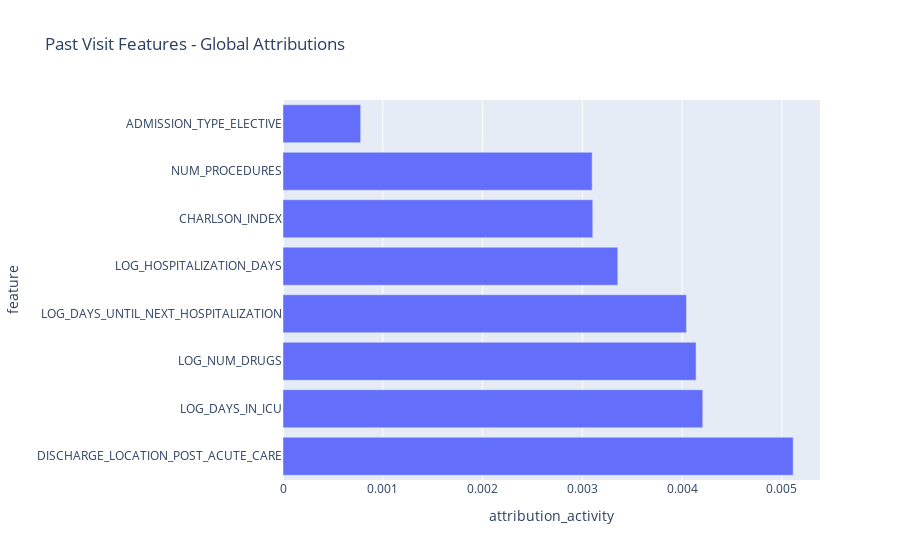

This figure's notebook cell:
### Code cell
from recurrent_health_events_prediction.training.utils_deep_learning import (
    plot_feature_attributions,
)

plot_feature_attributions(
    past_attr_df,
    title="Past Visit Features - Global Attributions",
    feature_col="feature",
    attr_col="attribution_activity",
    top_k=10,
)

### Figure 1 — Plotly figure (JSON) as saved in the notebook; plotly's stock layout.template omitted (floating-point values rounded to 4 significant figures)
{"data": [{"hovertemplate": "attribution_activity=%{x}<br>feature=%{y}<extra></extra>", "legendgroup": "", "marker": {"color": "#636efa", "pattern": {"shape": ""}}, "name": "", "orientation": "h", "showlegend": false, "textposition": "auto", "type": "bar", "x": [0.005113, 0.004207, 0.00414, 0.004044, 0.003355, 0.003105, 0.003098, 0.0007786], "xaxis": "x", "y": ["DISCHARGE_LOCATION_POST_ACUTE_CARE", "LOG_DAYS_IN_ICU", "LOG_NUM_DRUGS", "LOG_DAYS_UNTIL_NEXT_HOSPITALIZATION", "LOG_HOSPITALIZATION_DAYS", "CHARLSON_INDEX", "NUM_PROCEDURES", "ADMISSION_TYPE_ELECTIVE"], "yaxis": "y"}], "layout": {"barmode": "relative", "legend": {"tracegroupgap": 0}, "title": {"text": "Past Visit Features - Global Attributions"}, "xaxis": {"anchor": "y", "domain": [0, 1], "title": {"text": "attribution_activity"}}, "yaxis": {"anchor": "x", "domain": [0, 1], "title": {"text": "feature"}}}}
